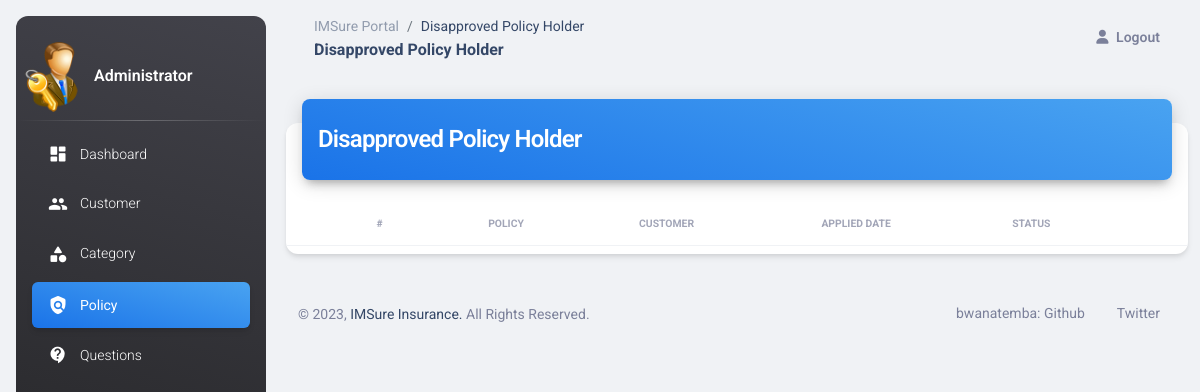
/admin-view-disapproved-policy-holder, run on an earlier commit of the app's database.
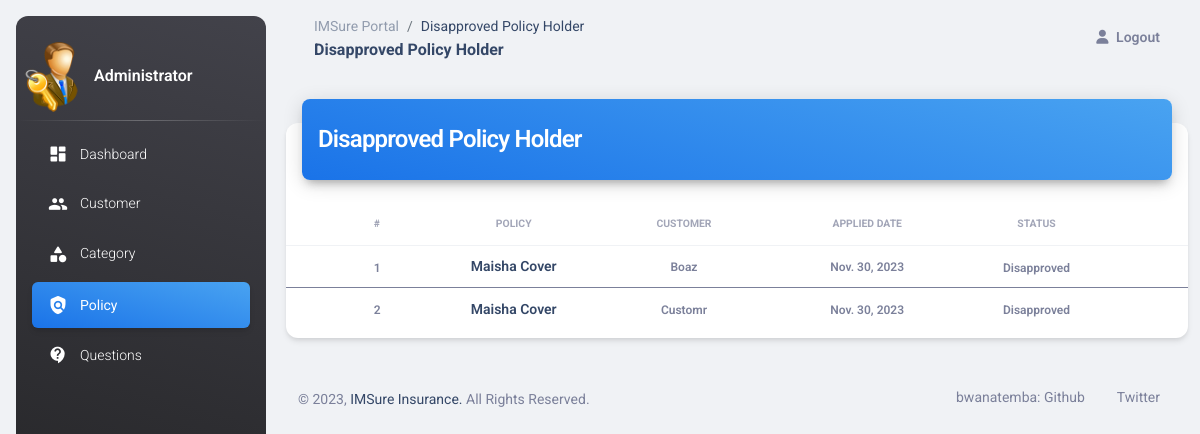
And on a later commit of the database.
### insurancemanagement/models.py (models this page shows, shortened)
class PolicyRecord(models.Model):
    customer = models.ForeignKey(Customer, on_delete=models.CASCADE)
    policy = models.ForeignKey(Policy, on_delete=models.CASCADE)
    status = models.CharField(max_length=100, default='Pending')
    creation_date = models.DateField(auto_now=True)

class Policy(models.Model):
    category = models.ForeignKey('Category', on_delete=models.CASCADE)
    policy_name = models.CharField(max_length=200)
    sum_assurance = models.PositiveIntegerField()
    premium = models.PositiveIntegerField()
    tenure = models.PositiveIntegerField()
    creation_date = models.DateField(auto_now=True)
    def __str__(self):
        return self.policy_name

### customer/models.py (models this page shows, shortened)
class Customer(models.Model):
    user = models.OneToOneField(User, on_delete=models.CASCADE)
    profile_pic = models.ImageField(upload_to='profile_pic/Customer/', null=True, blank=True)
    address = models.CharField(max_length=40)
    mobile = models.CharField(max_length=20, null=False)
    def __str__(self):
        return self.user.first_name

### insurancemanagement/views.py (the view)
# urls.py: path('admin-view-disapproved-policy-holder', views.admin_view_disapproved_policy_holder_view,
def admin_view_disapproved_policy_holder_view(request):
    policyrecords = models.PolicyRecord.objects.all().filter(status='Disapproved')
    return render(request, 'insurance/admin_view_disapproved_policy_holder.html', {'policyrecords': policyrecords})

### insurancemanagement/templates/insurance/admin_view_disapproved_policy_holder.html (shortened to what the changed rows need)
<!DOCTYPE html>
{% load static %}
<html lang="en">
<head>
  <link href="{% static 'dashboard/css/nucleo-icons.css' %}" rel="stylesheet" />
  <link href="{% static 'dashboard/css/nucleo-svg.css' %}" rel="stylesheet" />
  <link id="pagestyle" href="{% static 'dashboard/css/material-dashboard.css' %}" rel="stylesheet" />
</head>
<body class="g-sidenav-show  bg-gray-200">
  <main class="main-content position-relative max-height-vh-100 h-100 border-radius-lg ">
    <div class="container-fluid py-4">
      <div class="row">
        <div class="col-12">
          <div class="card my-4">
            <div class="card-body px-0 pb-2">
              <div class="table-responsive p-0">
                <table class="table align-items-center mb-0">
                  <thead>
                    <tr>
                      <th class="text-secondary opacity-7"></th>
                      <th class="text-uppercase text-secondary text-xxs font-weight-bolder opacity-7 ps-2">#</th>
                      <th class="text-center text-uppercase text-secondary text-xxs font-weight-bolder opacity-7">Policy</th>
                      <th class="text-center text-uppercase text-secondary text-xxs font-weight-bolder opacity-7">Customer</th>
                      <th class="text-center text-uppercase text-secondary text-xxs font-weight-bolder opacity-7">Applied Date</th>
                      <th class="text-center text-uppercase text-secondary text-xxs font-weight-bolder opacity-7">Status</th>
                      <th class="text-secondary opacity-7"></th>
                    </tr>
                  </thead>
                  {% for t in policyrecords %}
                  <tbody>
                    <tr>
                      <td>
                      </td>
                      <td>
                        <span class="text-secondary text-xs font-weight-bold">{{ forloop.counter }}</span>
                      </td>
                      <td class="align-middle text-center text-sm">
                        <h6 class="mb-0 text-sm" >{{t.policy}}</h6>
                      </td>
                      <td class="align-middle text-center text-sm">
                        <span class="text-secondary text-xs font-weight-bold">{{t.customer}}</span>
                      </td>
                      <td class="align-middle text-center text-sm">
                        <span class="text-secondary text-xs font-weight-bold">{{t.creation_date}}</span>
                      </td>
                      <td class="align-middle text-center">
                        <span class="text-secondary text-xs font-weight-bold">{{t.status}}</span>
                      </td>
                    </tr>
                  </tbody>
                  {% endfor %}
                </table>
              </div>
            </div>
          </div>
        </div>
      </div>
  </main>
</body>
</html>

What changed in the data, as far as the page shows it:
now on this page (row edited): PolicyRecord: policy "Maisha Cover", customer "Boaz", creation_date "Nov. 30, 2023", status "Disapproved"
now on this page (row edited): PolicyRecord: policy "Maisha Cover", customer "Customr", creation_date "Nov. 30, 2023", status "Disapproved"
